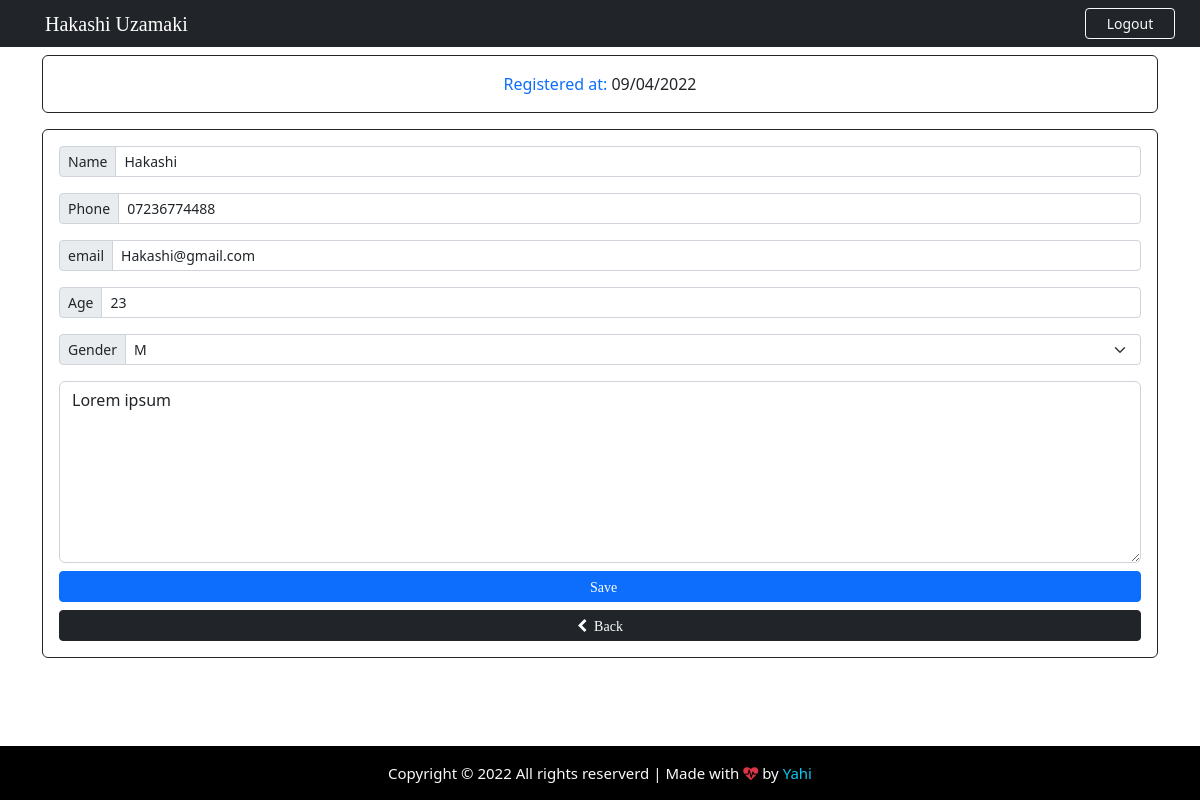
Page /patient/7 (signed in) on the committed database.
### App/models.py (models this page shows, shortened)
class Patient(models.Model):
    GENDER = (
        ('M', 'M'),
        ('F', 'F'),
    )
    id = models.IntegerField(primary_key=True)
    name = models.CharField(max_length=40)
    phone = models.CharField(max_length=40)
    email = models.CharField(max_length=40)
    age = models.CharField(max_length=40)
    gender = models.CharField(max_length=1, null=True, choices=GENDER)
    note = models.TextField()
    create_at = models.DateField(auto_now_add=True)

### App/views.py (the view)
# urls.py: path('patient/<str:patient_id>', views.patient, name="patient"),
@cache_control(no_cache=True, must_revalidade=True, no_store=True)
@login_required(login_url="login")
def patient(request, patient_id):
    patient = Patient.objects.get(id = patient_id)
    if patient != None:
        return render(request, "edit.html", {'patient':patient})

### App/templates/edit.html (shortened to what this page needs)
{% extends 'add.html' %}
{% block nav-content %}
<i class="fa fa-user-edit">&nbsp; &nbsp; {{ patient.name }}</i>
{% endblock %}
{% block card-title %}
Registered at: <span class="text-dark">{{ patient.create_at | date:'m/d/Y' }}</span>
{% endblock card-title %}
{% block Btn-add %}
<i class="fa fa-harddisk">&nbsp;&nbsp;Save</i>
{% endblock Btn-add %}
{% block Action %} action="/edit_patient"{% endblock Action %}
{% block value-name %} value={{ patient.name }} {% endblock value-name %}
{% block value-phone %} value={{ patient.phone }} {% endblock value-phone %}
{% block value-age %} value={{ patient.age }} {% endblock value-age %}
{% block value-email %} value={{ patient.email }} {% endblock value-email %}
{% block option %}
<option style="background-color: #d3d3d3; color: #007bff;">{{ patient.gender }}</option>
{% endblock option %}
{% block note %}{{ patient.note }}{% endblock note %}

### App/templates/add.html (shortened to what this page needs)
{% extends 'base.html' %}
{% block btn-nav %}
<a href="{% url 'logout' %}" class="btn btn-outline-danger btn-sm border-light text-light" id="btn-nav">Logout</a>
{% endblock btn-nav %}
{% block content %}
<div class="container">
    <div class="row">
        <div class="col-lg-12">
            <div class="card card-body border-dark text-primary mt-2">
                <span class="text-center">{% block card-title %}FILL OUT THE FORM BELOW {% endblock %}</span>
            </div>
            <form {% block Action %} action="/add_patient"{% endblock Action %} method="POST" autocomplete="off" enctype="multipart/form-data" class="card p-3 border-dark mt-3">
                <div class="input-group input-group-sm mb-3">
                    <span class="input-group-text side-label">Name</span>
                    <input type="text" class="form-control" name="name" placeholder="First and Last name" {% block value-name %}{% endblock value-name %}>
                </div>
                <div class="input-group input-group-sm mb-3">
                    <span class="input-group-text side-label">Phone</span>
                    <input type="text" class="form-control" name="phone" placeholder="Patient phone" {% block value-phone %}{% endblock value-phone %}>
                </div>
                <div class="input-group input-group-sm mb-3">
                    <span class="input-group-text side-label">email</span>
                    <input type="text" class="form-control" name="email" placeholder="Patient email" {% block value-email %}{% endblock value-email %}>
                </div>
                <div class="input-group input-group-sm mb-3">
                    <span class="input-group-text side-label">Age</span>
                    <input type="text" class="form-control" name="age" placeholder="Patient age" {% block value-age %}{% endblock value-age %}>
                </div>
                <div class="input-group input-group-sm mb-3">
                    <label class="input-group-text side-label">Gender</label>
                    <select class="form-select" name="gender" >
                        {% block option %}{% endblock option %}
                    </select>
                </div>
                <div class="form-group">
                    <textarea class="form-control" name="note" rows="7" placeholder="Description is optional...">{% block note %}{% endblock note %}</textarea>
                </div>
                <div class="d-grid gap-2 mt-2">
                    <button type="submit" class="btn btn-primary btn-sm">
                        {% block Btn-add %}{% endblock Btn-add %}
                    </button>
                    <a href="{% url 'backend' %}" class="btn btn-dark btn-sm"><i class=" fa fa-chevron-left">&nbsp;&nbsp;Back</i></a>
                </div>
            </form>
        </div>
    </div>
</div>
{% endblock content %}

### App/static/css/style.css (style rules this page uses)
html, body { height: 100%; margin: 0; max-width: 100%; overflow: hidden; }
#btn-nav { width: 90px; float: right; margin-right: 25px; }

### rows in the picture
Patient: name "Hakashi Uzamaki", create_at "09/04/2022", phone "07236774488", email "Hakashi@gmail.com", age "23", gender "M", note "Lorem ipsum"
